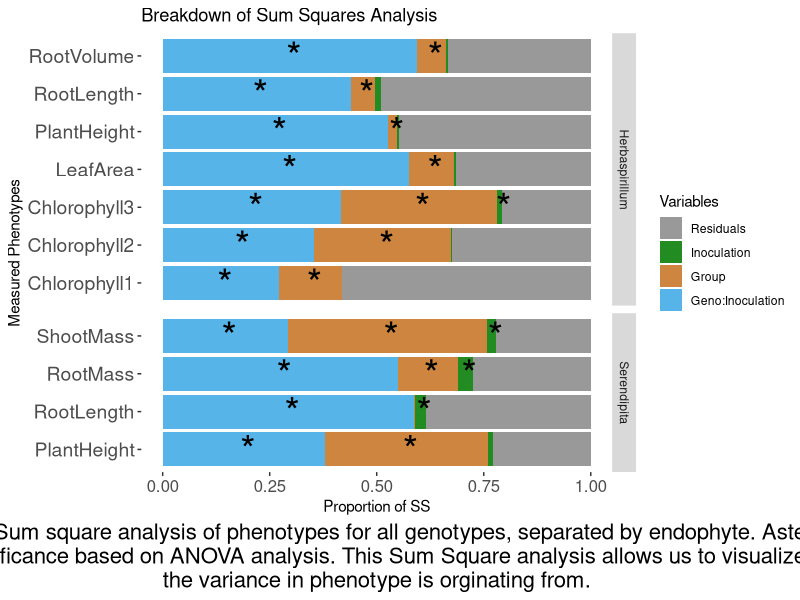

This figure's R source:
# This script will combine the analysis and create final figures for my final combined data. 

getwd()
setwd("/home/coreyschultz/1.Projects/2.Maize.Endophyte.Project/Final_Data_and_Figs")
getwd()
library(tidyr)
library(tidyverse)
library(broom)
library(ggplot2)
library(car)
library(data.table)
library(ggpubr)

Herb_data = read.csv("Final_Herb_Data.csv", sep =",")
Burk_data = read.csv("Final_Burk_Data.csv", sep =",")
Serendip_data = read.csv("Final_Sbecsii_Data.csv", sep =",")


#get sd for error bars
data_summary <- function(data, varname, groupnames){
  require(plyr)
  
  summary_func <- function(x, col){
    c(mean = mean(x[[col]], na.rm=TRUE),
      sd = sd(x[[col]], na.rm=TRUE))
  }
  data_sum<-ddply(data, groupnames, .fun=summary_func,
                  varname)
  data_sum <- rename(data_sum, c("mean" = varname))
  return(data_sum)
}



# Fig 4 - Sum Square analysis
# With loops comment out below

# number of variables in our model + residuals
n = 4

# Serendipita
SereResultsT1 <- data.frame(PlantHeight=numeric(n),RootLength=numeric(n),RootMass=numeric(n),ShootMass=numeric(n))
rownames(SereResultsT1) <- c("Group","Inoculation","Geno:Inoculation", "Residuals")

myvars <- names(Serendip_data[5:8]) # create a list of traits
Signif_list <- list()

for( m in myvars){
  print(m)
  print(as.name(m))
  linmod <- lm(Serendip_data[[m]] ~ Group_or_Date + Condition + Genotype:Condition, data = Serendip_data)
  HPH1 <- anova(linmod)
  print(HPH1)
  SereResultsT1[[m]] <- c(HPH1[1,2],HPH1[2,2],HPH1[3,2],HPH1[4,2])
  itlist = HPH1[,5]
  Signif_list <- append(Signif_list, itlist)
}

#Get rid of the NAs from residuals
Signif_list[is.na(Signif_list)] = 1
Signif_list

# Convert these p values to *
for( s in 1:length(Signif_list)){
  #print(s)
  if (Signif_list[s] < .05){
    Signif_list[s] <- '*'
    #print("True")
  } else {
    Signif_list[s] <- " "
    #print("False")
  }
}
Signif_list

# Now Normalize all the columns
ST1 <- SereResultsT1

ST1[] <- lapply(ST1[], function(x) x/sum(x))
setDT(ST1, keep.rownames = TRUE)[]

SereT1_long <- ST1 %>%
  gather(ST1, value,PlantHeight:ShootMass)

SereT1_long$Signif <- Signif_list


# Herbaspirillum
HerbResultsT1 <- data.frame(Chlorophyll1=numeric(n),Chlorophyll2=numeric(n),Chlorophyll3=numeric(n),PlantHeight=numeric(n),LeafArea=numeric(n),RootLength=numeric(n),RootVolume=numeric(n))
rownames(HerbResultsT1) <- c("Group","Inoculation","Geno:Inoculation", "Residuals")

myvars <- names(Herb_data[5:11]) # create a list of traits
Signif_list <- list()

for( m in myvars){
  print(m)
  print(as.name(m))
  linmod <- lm(Herb_data[[m]] ~ Group_or_Date + Condition + Genotype:Condition, data = Herb_data)
  HPH1 <- anova(linmod)
  print(HPH1)
  HerbResultsT1[[m]] <- c(HPH1[1,2],HPH1[2,2],HPH1[3,2],HPH1[4,2])
  itlist = HPH1[,5]
  Signif_list <- append(Signif_list, itlist)
}

#Get rid of the NAs from residuals
Signif_list[is.na(Signif_list)] = 1
Signif_list

# Convert these p values to *
for( s in 1:length(Signif_list)){
  #print(s)
  if (Signif_list[s] < .05){
    Signif_list[s] <- '*'
    #print("True")
  } else {
    Signif_list[s] <- " "
    #print("False")
  }
}
Signif_list

# Now Normalize all the columns
HerbT1 <- HerbResultsT1

HerbT1[] <- lapply(HerbT1[], function(x) x/sum(x))
setDT(HerbT1, keep.rownames = TRUE)[]

HerbT1_long <- HerbT1 %>%
  gather(HerbT1, value,Chlorophyll1:RootVolume)

HerbT1_long$Signif <- Signif_list


# Burkholderia
Burk_data$RootLength <- as.numeric(Burk_data$RootLength)
Burk_data$RootVolume <- as.numeric(Burk_data$RootVolume)

burkResultsT1 <- data.frame(PlantHeight=numeric(n),LeafArea=numeric(n),RootLength=numeric(n),RootVolume=numeric(n))
rownames(burkResultsT1) <- c("Genotype","Inoculation","Geno:Inoculation", "Residuals")

myvars <- names(Burk_data[5:8]) # create a list of traits
Signif_list <- list()

for( m in myvars){
  print(m)
  print(as.name(m))
  linmod <- lm(Burk_data[[m]] ~ Genotype + Condition + Genotype:Condition, data = Burk_data)
  HPH1 <- anova(linmod)
  print(HPH1)
  burkResultsT1[[m]] <- c(HPH1[1,2],HPH1[2,2],HPH1[3,2],HPH1[4,2])
  itlist = HPH1[,5]
  Signif_list <- append(Signif_list, itlist)
}

#Get rid of the NAs from residuals
Signif_list[is.na(Signif_list)] = 1
Signif_list

# Convert these p values to *
for( s in 1:length(Signif_list)){
  #print(s)
  if (Signif_list[s] < .05){
    Signif_list[s] <- '*'
    #print("True")
  } else {
    Signif_list[s] <- " "
    #print("False")
  }
}
Signif_list

# Now Normalize all the columns
BurkT1 <- burkResultsT1

BurkT1[] <- lapply(BurkT1[], function(x) x/sum(x))
setDT(BurkT1, keep.rownames = TRUE)[]

BurkT1_long <- BurkT1 %>%
  gather(BurkT1, value,PlantHeight:RootVolume)

BurkT1_long$Signif <- Signif_list


# Endophytes included in Name: don't like that but without empty faceting
SereT1_long["Endophyte"] <- "Serendipita"
HerbT1_long["Endophyte"] <- "Herbaspirillum"
BurkT1_long["Endophyte"] <- "Burkholderia"


names(SereT1_long)[names(SereT1_long) == "ST1"] <- "Phenotype"
names(HerbT1_long)[names(HerbT1_long) == "HerbT1"] <- "Phenotype"
names(BurkT1_long)[names(BurkT1_long) == "BurkT1"] <- "Phenotype"

SandHandB <- rbind(HerbT1_long,BurkT1_long,SereT1_long)
SandH <-rbind(HerbT1_long,SereT1_long)

cbPalette <- c("#999999", "forestgreen", "tan3", "#56B4E9", "#F0E442", "#0072B2", "#D55E00", "#CC79A7")

fig3_cap = "Figure 4: Sum square analysis of phenotypes for all genotypes, separated by endophyte. Asterisks denote significance based on ANOVA analysis. This Sum Square analysis allows us to visualize where the variance in phenotype is orginating from."

ggplot(SandH, aes(x = Phenotype, y = value, fill = forcats::fct_rev(rn), label = Signif)) + 
  geom_col(position=position_stack()) + theme(axis.text.x = element_text( size = 12)) + 
  theme(axis.text.y = element_text(size = 14)) + 
  labs(fill = "Variables") + geom_text(aes(label = Signif), size = 10, position = position_stack(vjust = .5), hjust = .25)+ 
  ggtitle("Breakdown of Sum Squares Analysis") + xlab("Measured Phenotypes") + coord_flip() +
  ylab("Proportion of SS") + scale_fill_manual(values=cbPalette) +
  theme(panel.background = element_rect(fill = "white",
                                        colour = "white"), 
        panel.grid.major = element_line(size = 0.5, linetype = 'solid',
                                        colour = "white"), 
        panel.grid.minor = element_line(size = 0.25, linetype = 'solid',
                                        colour = "white")) + 
  facet_grid(rows = vars(Endophyte), drop = TRUE, space = "free", scales = "free") + 
  theme(legend.position = "right") + theme(axis.line = element_line(colour = "white"), 
                                           panel.border = element_blank()) +
  labs(caption=str_wrap(fig3_cap, 100)) + 
  theme(plot.caption = element_text(hjust = 0.5,size = 16))

# Calculate total variance due to genotype 
SandHandB
# Need to change Genotype: Inoculation name - just changed column names above
# SandHandB <- as.data.frame(lapply(SandHandB, function(x) {
#   gsub("Genotype:Inoculation", "GenxInoc", x)
# }))

count = 0.0
sum = 0.0

for (row in 1:nrow(SandH)){
  if(grepl("Group", SandH[row, 1])){
    count = count+1
    sum = sum + (SandH[row,3])
    #print(SandHandB[row,3])
  }}
print(sum/count) 
# Without Group Genotype Variance = .55
# With Group Genotype Variance = .39
# Group Variance = .188
# Group without Genotype = 